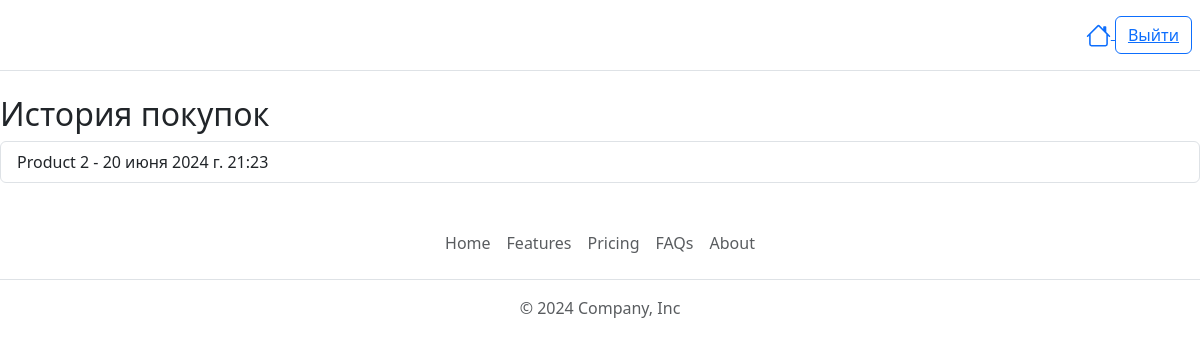
/history/ (signed in), run on an earlier commit of the app's database.
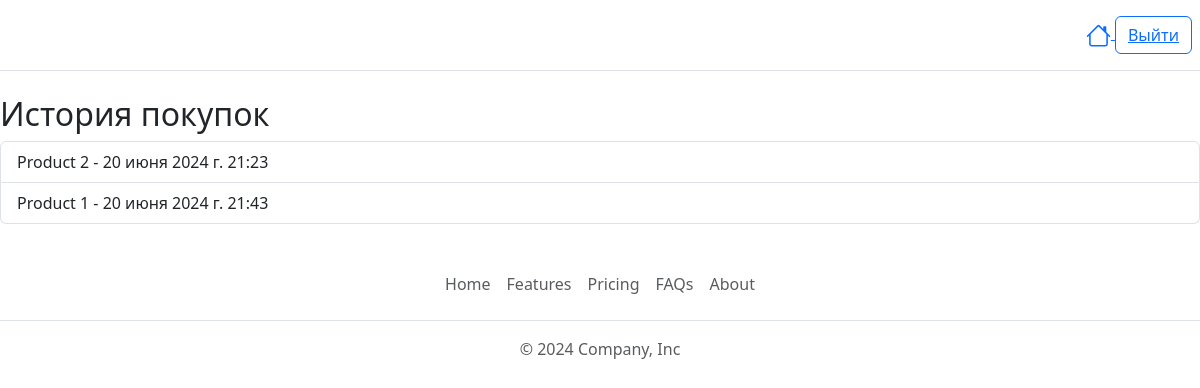
And on a later commit of the database.
### magnit/models.py (models this page shows, shortened)
class PurchaseHistory(models.Model):
    user = models.ForeignKey(CustomUser, on_delete=models.CASCADE)
    product = models.ForeignKey(Product, on_delete=models.CASCADE)
    purchase_date = models.DateTimeField(auto_now_add=True)

class Product(models.Model):
    name = models.CharField(max_length=255)
    price = models.DecimalField(max_digits=10, decimal_places=2)
    promotions = models.BooleanField(default=False)
    special_offers = models.BooleanField(default=False)

### magnit/views.py (the view)
# urls.py: path('history/', views.history_view, name='history_view'),
def history_view(request):
    user = request.user
    purchase_history = PurchaseHistory.objects.filter(user=user)
    context = {
        'user': user,
        'purchase_history': purchase_history,}
    return render(request, 'history.html', {'purchase_history': purchase_history})

### magnit/templates/history.html (shortened to what this page needs)
<!DOCTYPE html>
<html lang="en">
<head>
    <link rel="stylesheet" href="bootstrap-5.3.3-dist/css/bootstrap.css">
    <link href="https://cdn.jsdelivr.net/npm/bootstrap@5.3.3/dist/css/bootstrap.min.css" rel="stylesheet">
</head>
<body>
    <header class="d-flex flex-wrap align-items-center justify-content-center justify-content-md-between py-3 mb-4 border-bottom">
        <div class="col-md-3 mb-2 mb-md-0">
          <a href="/" class="d-inline-flex link-body-emphasis text-decoration-none">
            <svg class="bi" width="40" height="32" role="img" aria-label="Bootstrap"><use xlink:href="#bootstrap"></use></svg>
          </a>
        </div>
        <div class="col-md-3 text-end">
            <a href="{% url 'main_view' %}">
            </a>
          <button type="button" class="btn btn-outline-primary me-2"><a href="{% url 'logout' %}" onclick="return confirm('Вы действительно хотите выйти?');">Выйти</a></button>
        </div>
      </header>
      <h2>История покупок</h2>
      <ul class="list-group">
          {% for history in purchase_history %}
          <li class="list-group-item">{{ history.product.name }} - {{ history.purchase_date }}</li>
          {% endfor %}
      </ul>
      <footer class="py-3 my-4">
        <ul class="nav justify-content-center border-bottom pb-3 mb-3">
          <li class="nav-item"><a href="https://www.youtube.com/watch?v=dQw4w9WgXcQ" class="nav-link px-2 text-body-secondary">Home</a></li>
          <li class="nav-item"><a href="https://www.youtube.com/watch?v=dQw4w9WgXcQ" class="nav-link px-2 text-body-secondary">Features</a></li>
          <li class="nav-item"><a href="https://www.youtube.com/watch?v=dQw4w9WgXcQ" class="nav-link px-2 text-body-secondary">Pricing</a></li>
          <li class="nav-item"><a href="https://www.youtube.com/watch?v=dQw4w9WgXcQ" class="nav-link px-2 text-body-secondary">FAQs</a></li>
          <li class="nav-item"><a href="https://www.youtube.com/watch?v=dQw4w9WgXcQ" class="nav-link px-2 text-body-secondary">About</a></li>
        </ul>
        <p class="text-center text-body-secondary">© 2024 Company, Inc</p>
      </footer>
</body>
</html>

What changed in the data, as far as the page shows it:
added PurchaseHistory: product.name "Product 1", purchase_date "20 июня 2024 г. 21:43"
